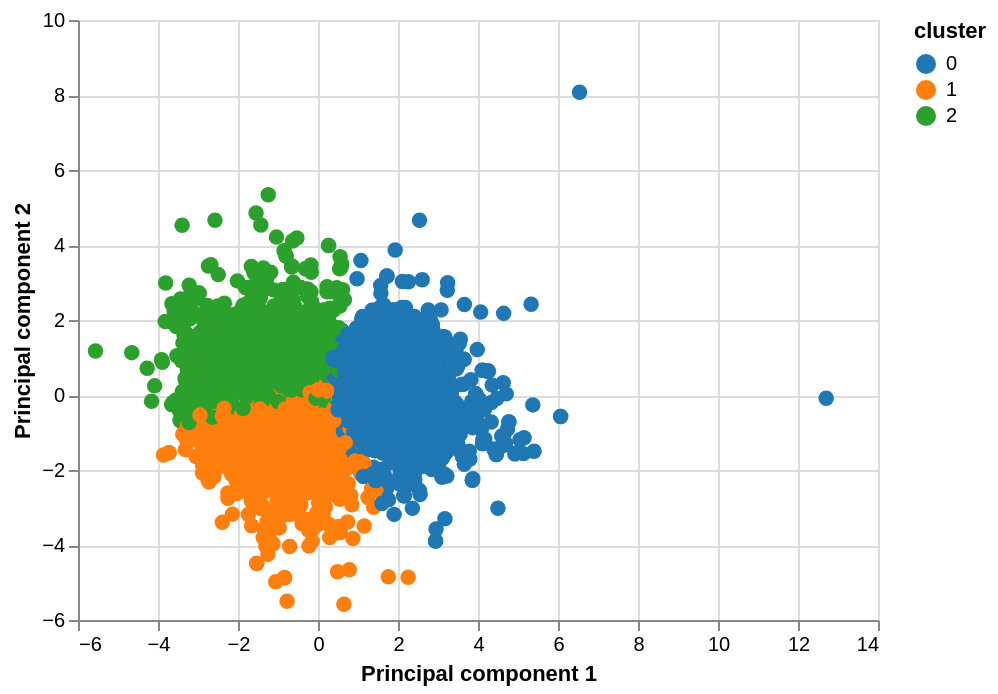

The notebook cell saved with this chart:
### Code cell
# Perform final clustering and visualize
cluster_viz = analyzer.perform_clustering()
display(cluster_viz)

### Figure 1 — Vega-Lite specification as saved in the notebook (floating-point values rounded to 4 significant figures; data arrays with more than 128 entries replaced by an {"elided": "..."} marker saying what was removed)
{"config": {"view": {"continuousWidth": 400, "continuousHeight": 300}}, "data": {"name": "data-964717f0f5f497afe485c78cd2c64ab5"}, "mark": {"type": "circle", "size": 60}, "encoding": {"color": {"type": "nominal", "field": "cluster", "scale": {"scheme": "category10"}}, "opacity": {"condition": {"value": 1, "selection": "selector019"}, "value": 0.2}, "tooltip": [{"type": "quantitative", "field": "cluster"}, {"type": "quantitative", "field": "fixed acidity"}, {"type": "quantitative", "field": "volatile acidity"}, {"type": "quantitative", "field": "citric acid"}, {"type": "quantitative", "field": "residual sugar"}, {"type": "quantitative", "field": "chlorides"}, {"type": "quantitative", "field": "free sulfur dioxide"}, {"type": "quantitative", "field": "total sulfur dioxide"}, {"type": "quantitative", "field": "density"}, {"type": "quantitative", "field": "pH"}, {"type": "quantitative", "field": "sulphates"}, {"type": "quantitative", "field": "alcohol"}], "x": {"type": "quantitative", "field": "pca1", "title": "Principal component 1"}, "y": {"type": "quantitative", "field": "pca2", "title": "Principal component 2"}}, "selection": {"selector019": {"type": "multi", "fields": ["cluster"], "bind": "legend"}}, "$schema": "https://vega.github.io/schema/vega-lite/v4.8.1.json", "datasets": {"data-964717f0f5f497afe485c78cd2c64ab5": {"elided": "4898 records"}}}
